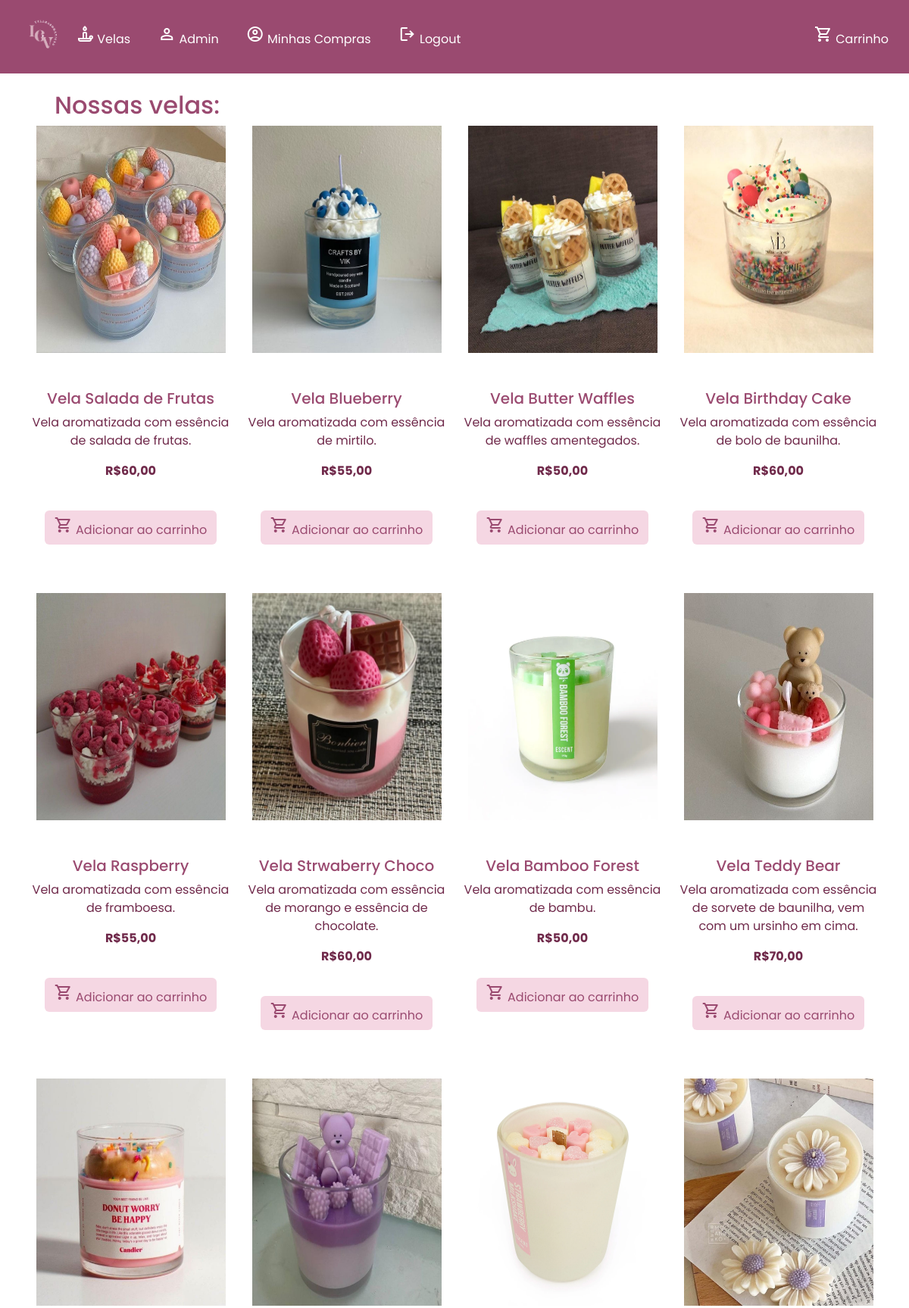
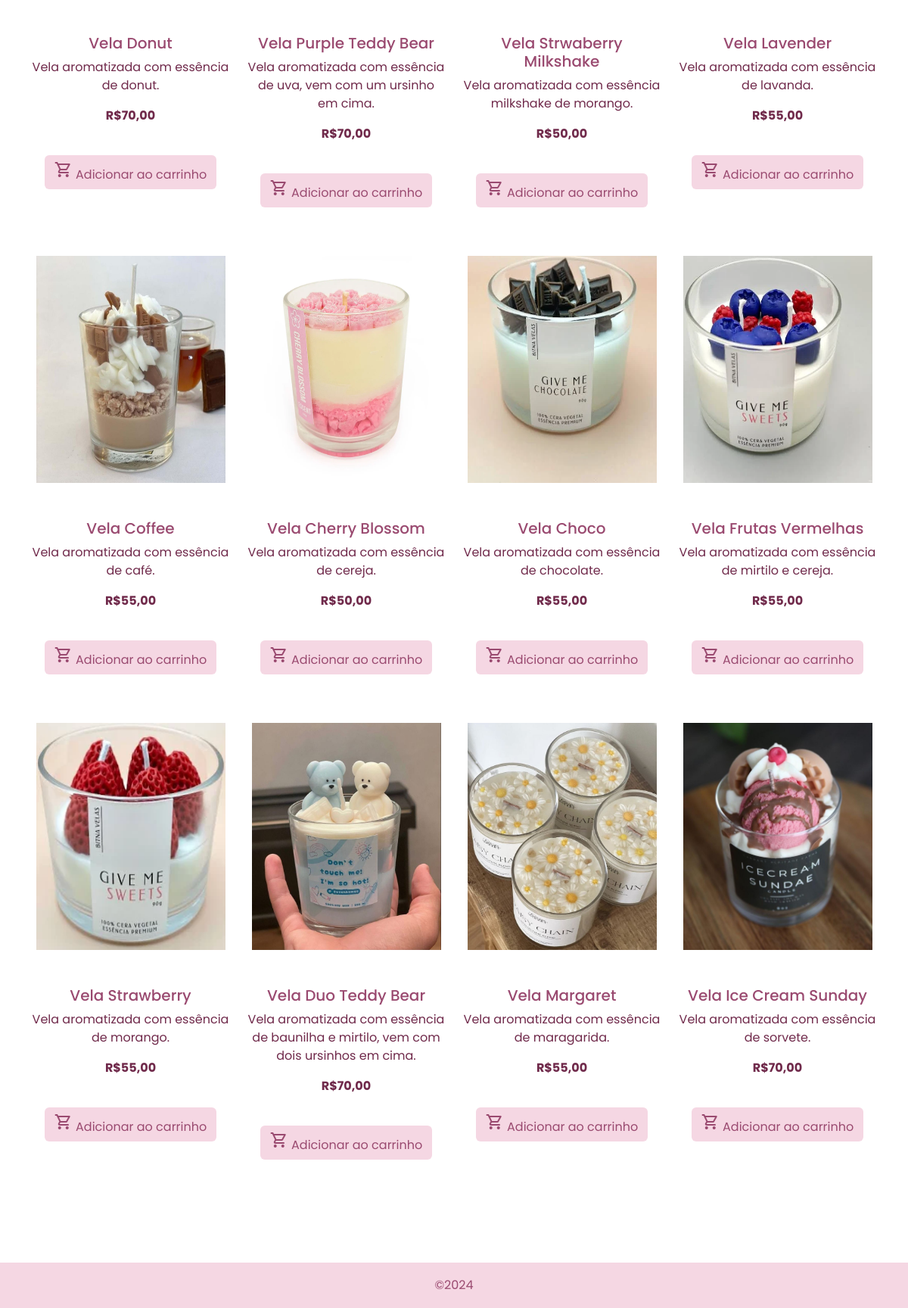
The app's page /dsi/velas.php (signed in) with its own data (2 pictures, top to bottom).
### tables this page shows
create table vela(
id_vela int auto_increment not null,
nome varchar(40),
descr varchar(60),
quantidade int,
valor float,
caminho_img varchar(100),
primary key (id_vela)
);

### dsi/controller/velasController.php (called while the page is built, shortened)
<?php
 function loadAll() {
    require_once './model/velasModel.php';
    $velas = new velasModel();
    $velasList = $velas->loadAll();
    return $velasList;
}

### dsi/model/velasModel.php (called while the page is built, shortened)
<?php
require_once 'ConexaoMysql.php';
class velasModel {
    public function loadAll() {
        $db = new ConexaoMysql();
        $db->Conectar();
        $sql = 'SELECT * FROM vela';
        $resultList = $db->Consultar($sql);
        return $resultList;
    }
}
?>

### dsi/model/ConexaoMySql.php (called while the page is built, shortened)
<?php
class ConexaoMysql {
    protected $mysqli;
    protected $server = '127.0.0.1';
    protected $user = 'root';
    protected $pass = '12345';
    protected $dataBase = 'lov';
    public function Conectar(){
        $this->mysqli = new mysqli($this->server, $this->user, $this->pass, $this->dataBase);
        $this->mysqli->set_charset('utf8');
    }
    public function Consultar($sql){
        try {
            if ($result = $this->mysqli->query($sql)){
                return $result;
            } else {
                $this->total = 0;
                return null;
            }
        } catch (Exception $exc) {
            $this->Desconecta();
        }
    }
}

### dsi/velas.php (the view, shortened to what this page needs)
<?php
require_once './shared/header.php';
require_once './controller/velasController.php';
echo ('<br><br><br><br><br>');
                echo('<div class="container">');
                echo ('<div class="row"');
                echo ('<br>');
                echo ('<h2 style="margin-left:30px; color:#9A4A70; text-align:left">Nossas velas:</h2>');
                $velas= loadAll();
                foreach($velas as $result){
                    echo ('<div class="col-md-3">');
                    echo ('<div style="text-align:center"><img src="'.$result['caminho_img'].'" style="width:250px;height:300px;"/></div><br><br>');
                    echo('<h5 style="color:#9A4A70;text-align:center;">'.$result['nome'].'</h5>');
                    echo('<p>'.$result['descr'].'</p>');
                    echo('<p><strong>R$'.$result['valor'].',00</strong></p>');
                    echo('<form action="controller/carrinhoController.php" method="post">');
                    echo ('<div style="text-align:center"><input type="hidden" name="quantidade[]" value="1"/></div><br>');
                    echo('<div style="text-align:center"><button type="submit" class="btn btn-editar"><span class="material-symbols-outlined">shopping_cart</span> Adicionar ao carrinho</button></div>');
                    echo('</form>');
                    echo ('<br><br>');
                    echo ('</div>');
                }
                echo ('</div>');
                echo ('<br>');
                echo('</div>');
                ?>
        <br><br>
        <div class="footer">©2024</div>
<?php
require_once './shared/footer.php'
?>

### dsi/shared/header.php (style rules this page uses)
* { font-family: "Poppins", sans-serif; }
body { background-color:white; }
h2, p { color:#702a4b; text-align:center; }
.footer { text-align:center; background-color: #F5D7E3; height: 10vh; color:#9A4A70; padding: 0; bottom: 0; width: 100%; height: 60px; line-height: 60px; }
.btn-editar { color:#9A4A70; background-color:#F5D7E3; }

### records on screen
vela: caminho_img (picture), nome "Vela Salada de Frutas", descr "Vela aromatizada com essência de salada de frutas.", valor "60"
vela: caminho_img (picture), nome "Vela Blueberry", descr "Vela aromatizada com essência de mirtilo.", valor "55"
vela: caminho_img (picture), nome "Vela Butter Waffles", descr "Vela aromatizada com essência de waffles amentegados.", valor "50"
vela: caminho_img (picture), nome "Vela Birthday Cake", descr "Vela aromatizada com essência de bolo de baunilha.", valor "60"
vela: caminho_img (picture), nome "Vela Raspberry", descr "Vela aromatizada com essência de framboesa.", valor "55"
vela: caminho_img (picture), nome "Vela Strwaberry Choco", descr "Vela aromatizada com essência de morango e essência de chocolate.", valor "60"
vela: caminho_img (picture), nome "Vela Bamboo Forest", descr "Vela aromatizada com essência de bambu.", valor "50"
vela: caminho_img (picture), nome "Vela Teddy Bear", descr "Vela aromatizada com essência de sorvete de baunilha, vem com um ursinho em cima.", valor "70"
vela: caminho_img (picture), nome "Vela Donut", descr "Vela aromatizada com essência de donut.", valor "70"
vela: caminho_img (picture), nome "Vela Purple Teddy Bear", descr "Vela aromatizada com essência de uva, vem com um ursinho em cima.", valor "70"
vela: caminho_img (picture), nome "Vela Strwaberry Milkshake", descr "Vela aromatizada com essência milkshake de morango.", valor "50"
vela: caminho_img (picture), nome "Vela Lavender", descr "Vela aromatizada com essência de lavanda.", valor "55"
vela: caminho_img (picture), nome "Vela Coffee", descr "Vela aromatizada com essência de café.", valor "55"
vela: caminho_img (picture), nome "Vela Cherry Blossom", descr "Vela aromatizada com essência de cereja.", valor "50"
vela: caminho_img (picture), nome "Vela Choco", descr "Vela aromatizada com essência de chocolate.", valor "55"
vela: caminho_img (picture), nome "Vela Frutas Vermelhas", descr "Vela aromatizada com essência de mirtilo e cereja.", valor "55"
vela: caminho_img (picture), nome "Vela Strawberry", descr "Vela aromatizada com essência de morango.", valor "55"
vela: caminho_img (picture), nome "Vela Duo Teddy Bear", descr "Vela aromatizada com essência de baunilha e mirtilo, vem com dois ursinhos em cima.", valor "70"
vela: caminho_img (picture), nome "Vela Margaret", descr "Vela aromatizada com essência de maragarida.", valor "55"
vela: caminho_img (picture), nome "Vela Ice Cream Sunday", descr "Vela aromatizada com essência de sorvete.", valor "70"
